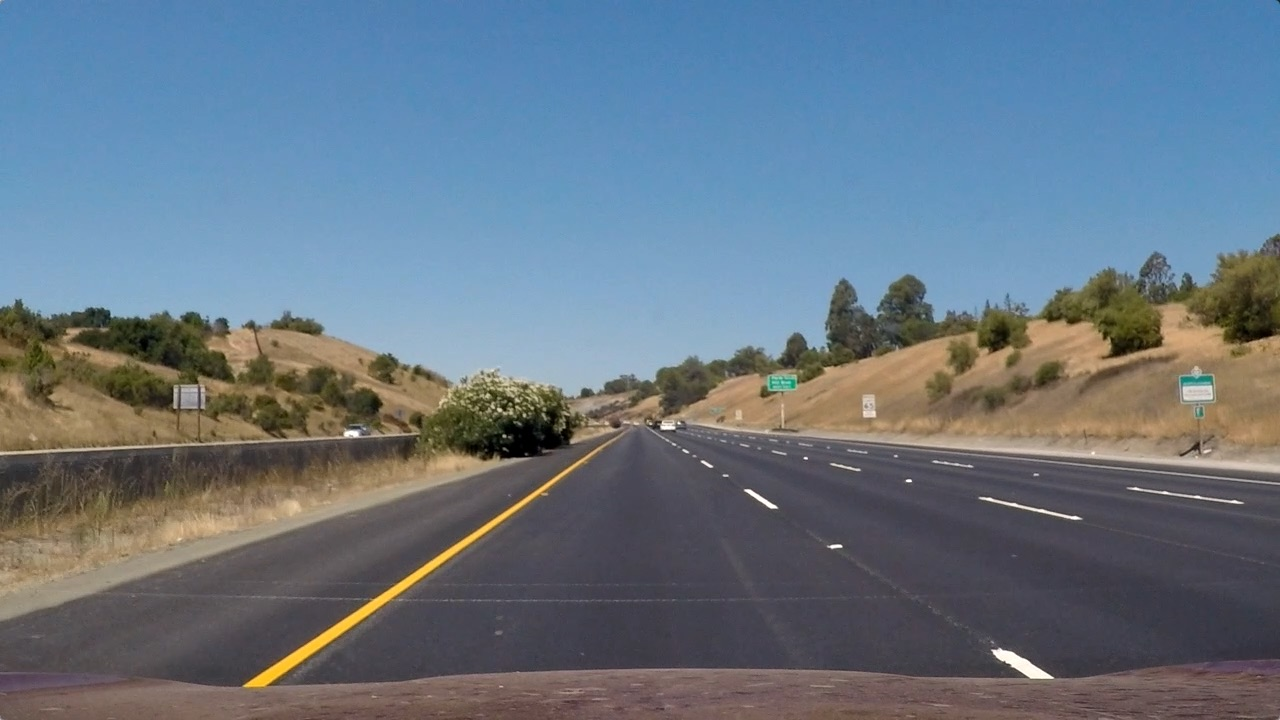
#> input picture test_images/straight_lines1.jpg, 1280 x 720 px; its folder holds only this picture in this run
$ python find_trapezoid_point.py   (older library calls are emulated)
#> lines starting #> are read from the running program, lines starting #| are printed output that depends on the picture
### cal_camera.py
import cv2
import numpy as np
import glob
import os
import pickle
import matplotlib.pyplot as plt
from utils import show_pair_image


CAMERA_CAL_FILE_NAME = './cal_camera.p'
REF_IMAGE_DIR = './camera_cal'


def get_camera_cal():

    if os.path.isfile(CAMERA_CAL_FILE_NAME):
        # print('cal is ready to load')
        mtx = 0
        dist = 0
        cal_pickle = pickle.load(open(CAMERA_CAL_FILE_NAME, 'rb'))
#> (reads cal_camera.p from the repository)
#> further down, image is the input picture: shape (720, 1280, 3); mean R, G, B 103.2, 117.7, 131.2
        mtx = cal_pickle['mtx']
        dist = cal_pickle['dist']
    else:
        mtx, dist = generate_cal()
        cal_pickle = {}
        cal_pickle['mtx'] = mtx
        cal_pickle['dist'] = dist
        pickle.dump(cal_pickle, open(CAMERA_CAL_FILE_NAME, 'wb'))

    return mtx, dist


# [25 lines left out: function generate_cal, not called in this run]


def undistort(image, mtx, dist):
    return cv2.undistort(image, mtx, dist, None, mtx)
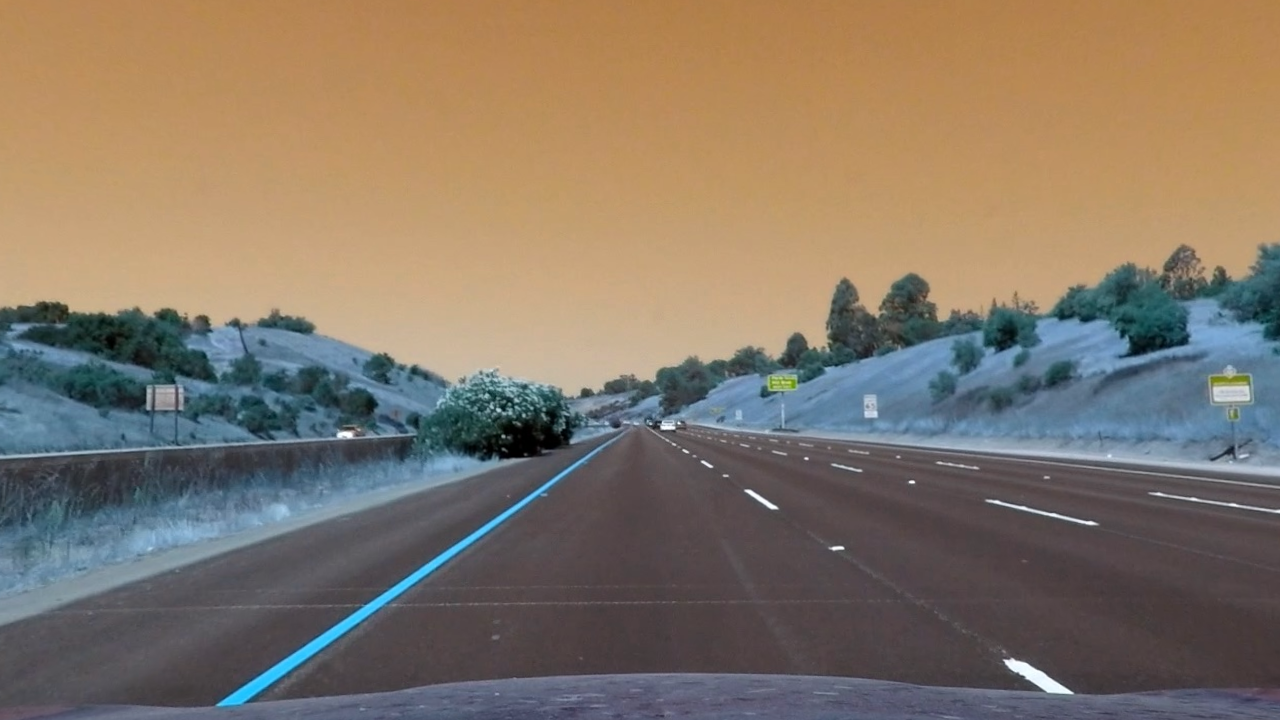
#> returned value: shape (720, 1280, 3); mean of channels 0, 1, 2 103.5, 118.3, 131.6; drawn as B, G, R


# [9 lines that do not run on import are left out]

### utils.py
from collections import deque

import matplotlib.pyplot as plt
import cv2
import numpy as np

IMAGE_OUTPUT_DIR = 'output_images/'
# BIRD_VIEW_MATRIX = None
# BIRD_INVERSE_VIEW_MATRIX = None


# [12 lines left out: function show_pair_image, not called in this run]


def show_image(img, title=None, cmap=None, save_file_name=None, save=False):
    if title is not None:
        plt.title(title)
    plt.imshow(img, cmap)
    if save:
        plt.savefig(IMAGE_OUTPUT_DIR + save_file_name)
    else:
        plt.show()


# [4 lines left out: function show_image_diff, not called in this run]


def get_birdview(image):
    image_size = (image.shape[1], image.shape[0])
    return cv2.warpPerspective(image, get_birdview_matrix()[0], image_size, flags=cv2.INTER_LINEAR)


def get_birdview_revserse(image):
    image_size = (image.shape[1], image.shape[0])
    return cv2.warpPerspective(image, get_birdview_matrix()[1], image_size, flags=cv2.INTER_LINEAR)


# [17 lines left out: function get_birdview_matrix, not called in this run]

get_birdview_matrix.BIRD_VIEW_MATRIX = None
get_birdview_matrix.BIRD_INVERSE_VIEW_MATRIX = None


# [136 lines left out: functions sobel_binary, sobel_mono_binary, threshold_filter, hls_binary, get_binary_lane, get_binary_lane2 and 1 more, not called in this run]


MAX_QUEUE_BUFFER = 6


# [31 lines left out: function find_lanefit, not called in this run]


find_lanefit.left_fit = deque(maxlen=MAX_QUEUE_BUFFER)
find_lanefit.right_fit = deque(maxlen=MAX_QUEUE_BUFFER)

find_lanefit.diffs_left = None
find_lanefit.diffs_right = None


# [70 lines left out: functions get_lane_curvature, get_lane_shape, get_related_lane, plot_images, not called in this run]


def weighted_img(img, initial_img, α=0.8, β=1., λ=0.):
    return cv2.addWeighted(initial_img, α, img, β, λ)


# [23 lines left out: functions compose_image, extend_channel, not called in this run]

### find_trapezoid_point.py
from cal_camera import get_camera_cal, undistort
from utils import *
import glob
import cv2
import matplotlib.pyplot as plt
from scipy import misc
import numpy as np


TEST_IMAGE_DIR = './test_images'


def find_trapezoid_points(undist_image, filename):
    # To find appropriate position. I picked i=122 according to saved image.
#> called with filename = './test_images/straight_lines1.jpg'
    for i in range(70, 90, 1):
        src = np.float32([[640 - i, 470], [640 + i, 470],
                          [1080, 720], [200, 720]])

        offset_bird = 320
        dst = np.float32([[640 - offset_bird, 0], [640 + offset_bird, 0],
                          [640 + offset_bird, 720], [640 - offset_bird, 720]])

        image_size = (undist_image.shape[1], undist_image.shape[0])
        M = cv2.getPerspectiveTransform(src, dst)

        warped = cv2.warpPerspective(undist_image, M, image_size, flags=cv2.INTER_LINEAR)

        show_image(warped, save=True, save_file_name=(filename.split('/')[-1] + '_' + str(i)+'.png'))
#> this loop made 20 passes
#> pass 1, in find_trapezoid_points, `warped = cv2.warpPerspective(undist_image, M, image_size, flags=cv2.IN..`:
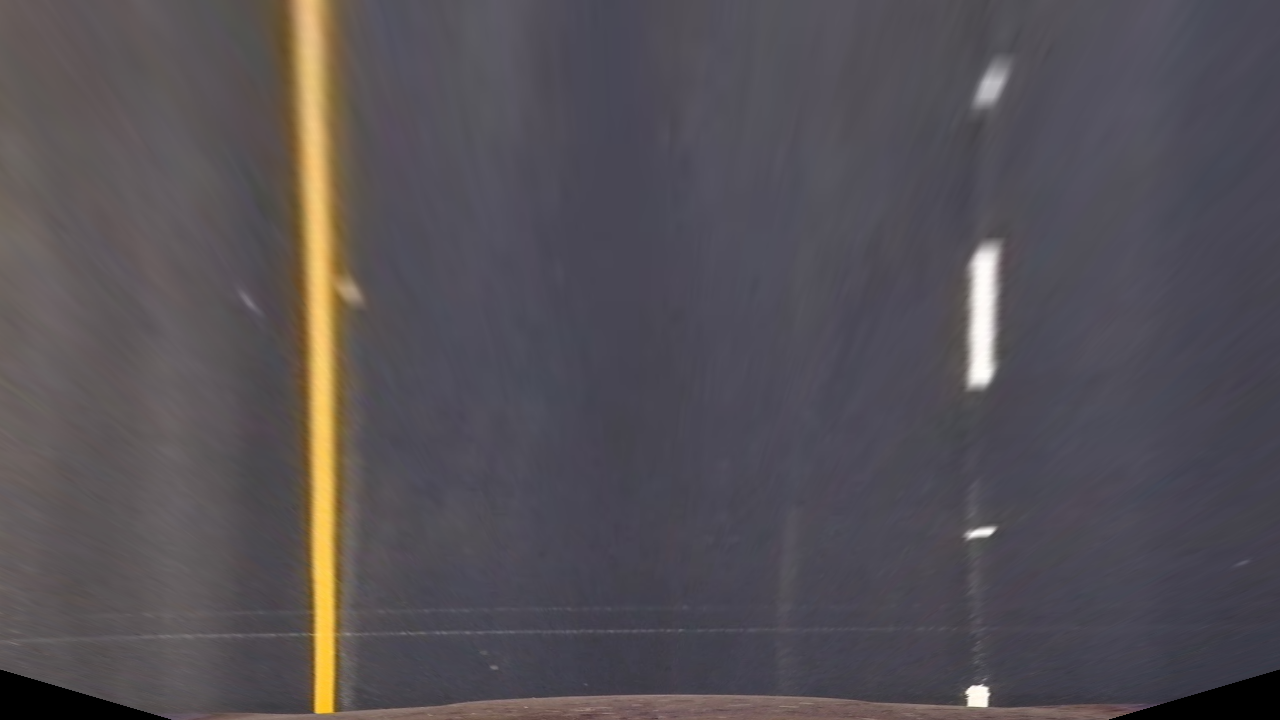
#> warped: shape (720, 1280, 3); mean R, G, B 84.7, 80, 85.1
#> pass 2, in show_image (call 2), `plt.savefig(IMAGE_OUTPUT_DIR + save_file_name)`:
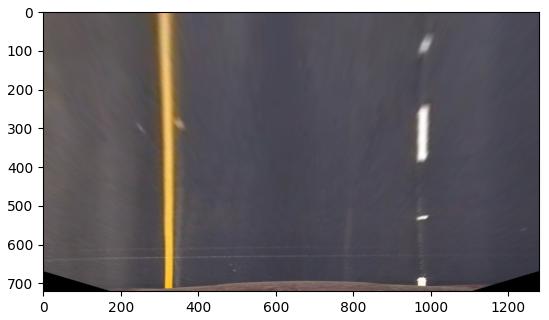
#> figure drawn by matplotlib, 1 panel
#> pass 3, in find_trapezoid_points, `warped = cv2.warpPerspective(undist_image, M, image_size, flags=cv2.IN..`:
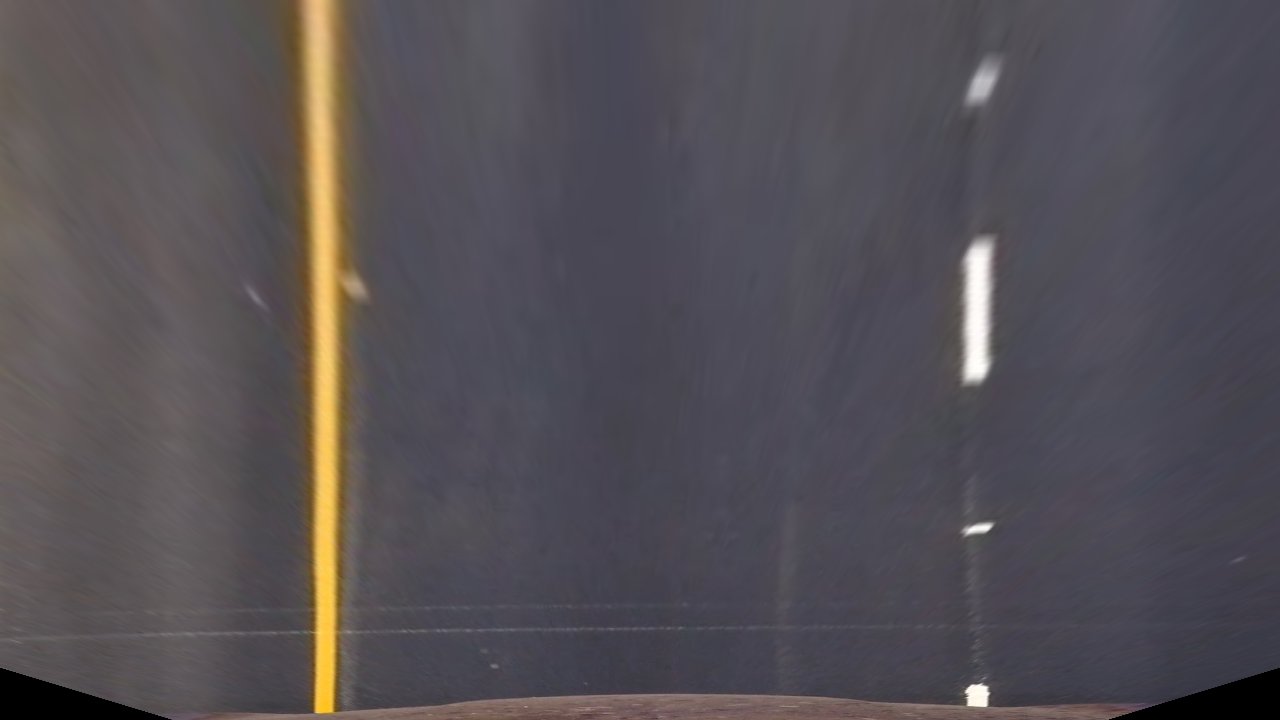
#> warped: shape (720, 1280, 3); mean R, G, B 84.6, 80, 85
#> after the loop:
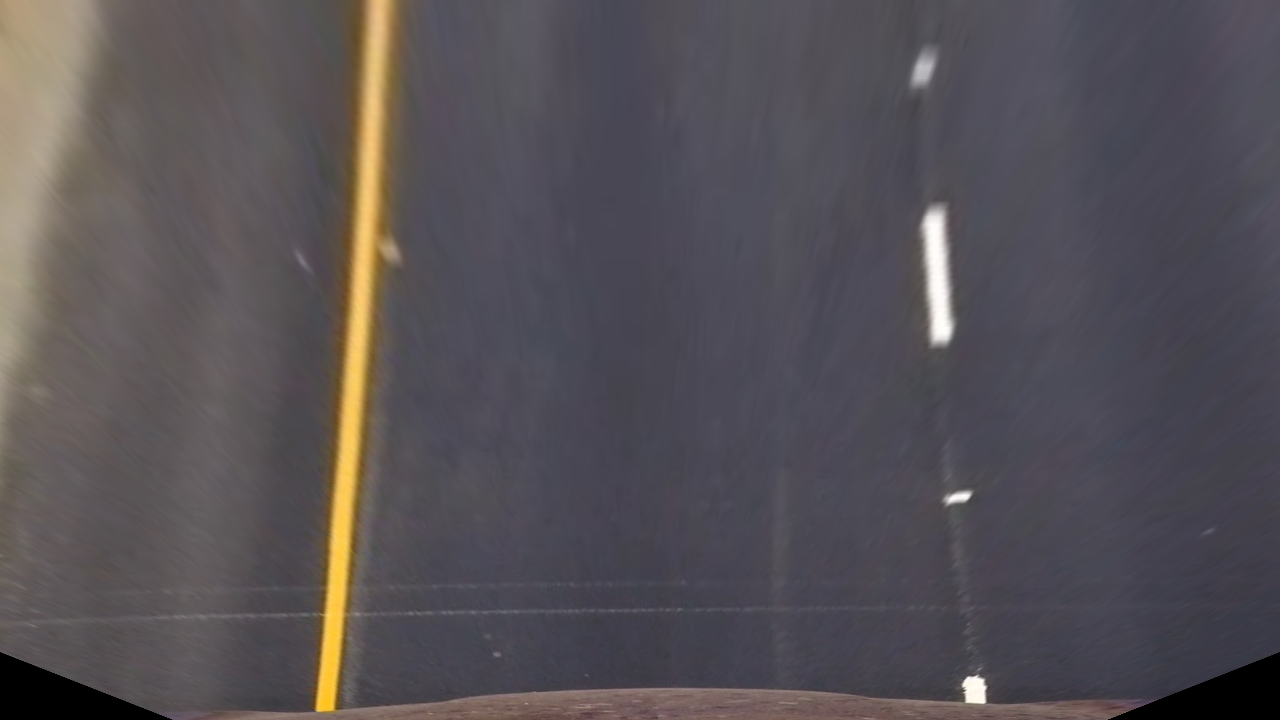
#> warped: shape (720, 1280, 3); mean R, G, B 86.1, 81.2, 85.6


if __name__ == '__main__':
    images = glob.glob(TEST_IMAGE_DIR + '/straight*.jpg')
    mtx, dist = get_camera_cal()

    for filename in images:
        print(filename.split('/')[-1])
        image = misc.imread(filename)
        undist = undistort(image, mtx, dist)
        # show_pair_image(image, 'Original Image', undist, 'Undistorted Image')
        find_trapezoid_points(undist, filename)
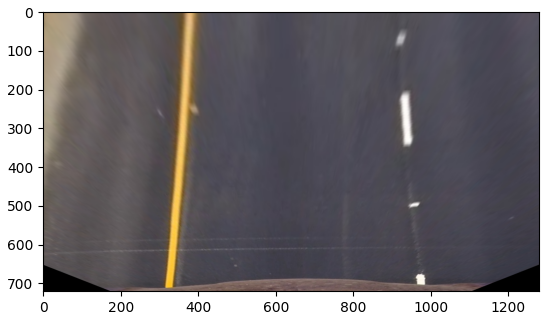
#> figure drawn by matplotlib, 1 panel
